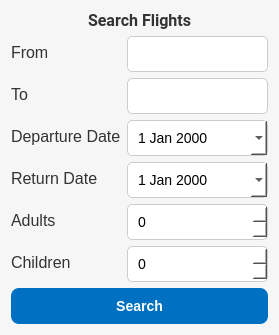
<?xml version="1.0" encoding="UTF-8"?>
<ui version="4.0">
 <class>SearchFlights</class>
 <widget class="QDialog" name="SearchFlights">
  <property name="windowTitle">
   <string>Search Flights</string>
  </property>
  <property name="styleSheet">
   <string notr="true">QDialog { background-color: #F5F6F5; }
QLabel { font-family: 'Roboto', sans-serif; font-size: 16px; color: #333333; }
QLineEdit, QDateEdit, QSpinBox { 
    border: 1px solid #CCCCCC; 
    border-radius: 5px; 
    padding: 8px; 
    font-size: 14px; 
    background-color: #FFFFFF; 
}
QLineEdit:focus, QDateEdit:focus, QSpinBox:focus { border-color: #0071C2; }
QPushButton { 
    background-color: #0071C2; 
    color: #FFFFFF; 
    border-radius: 8px; 
    padding: 10px; 
    font-size: 14px; 
    font-weight: bold; 
}
QPushButton:hover { background-color: #005BB5; }</string>
  </property>
  <layout class="QVBoxLayout" name="verticalLayout">
   <item>
    <widget class="QLabel" name="label">
     <property name="text">
      <string>Search Flights</string>
     </property>
     <property name="font">
      <font>
       <family>Roboto</family>
       <pointsize>24</pointsize>
       <weight>75</weight>
       <bold>true</bold>
      </font>
     </property>
     <property name="alignment">
      <set>Qt::AlignCenter</set>
     </property>
    </widget>
   </item>
   <item>
    <layout class="QFormLayout" name="formLayout">
     <item row="0" column="0">
      <widget class="QLabel" name="label_2">
       <property name="text">
        <string>From</string>
       </property>
      </widget>
     </item>
     <item row="0" column="1">
      <widget class="QLineEdit" name="fromInput"/>
     </item>
     <item row="1" column="0">
      <widget class="QLabel" name="label_3">
       <property name="text">
        <string>To</string>
       </property>
      </widget>
     </item>
     <item row="1" column="1">
      <widget class="QLineEdit" name="toInput"/>
     </item>
     <item row="2" column="0">
      <widget class="QLabel" name="label_4">
       <property name="text">
        <string>Departure Date</string>
       </property>
      </widget>
     </item>
     <item row="2" column="1">
      <widget class="QDateEdit" name="departureDateInput">
       <property name="calendarPopup">
        <bool>true</bool>
       </property>
      </widget>
     </item>
     <item row="3" column="0">
      <widget class="QLabel" name="label_5">
       <property name="text">
        <string>Return Date</string>
       </property>
      </widget>
     </item>
     <item row="3" column="1">
      <widget class="QDateEdit" name="returnDateInput">
       <property name="calendarPopup">
        <bool>true</bool>
       </property>
      </widget>
     </item>
     <item row="4" column="0">
      <widget class="QLabel" name="label_6">
       <property name="text">
        <string>Adults</string>
       </property>
      </widget>
     </item>
     <item row="4" column="1">
      <widget class="QSpinBox" name="adultsInput"/>
     </item>
     <item row="5" column="0">
      <widget class="QLabel" name="label_7">
       <property name="text">
        <string>Children</string>
       </property>
      </widget>
     </item>
     <item row="5" column="1">
      <widget class="QSpinBox" name="childrenInput"/>
     </item>
    </layout>
   </item>
   <item>
    <widget class="QPushButton" name="searchButton">
     <property name="text">
      <string>Search</string>
     </property>
    </widget>
   </item>
  </layout>
 </widget>
 <resources/>
 <connections>
  <connection>
   <sender>searchButton</sender>
   <signal>clicked()</signal>
   <receiver>SearchFlights</receiver>
   <slot>accept()</slot>
   <hints>
    <hint type="sourcelabel">
     <x>296</x>
     <y>346</y>
    </hint>
    <hint type="destinationlabel">
     <x>326</x>
     <y>366</y>
    </hint>
   </hints>
  </connection>
 </connections>
</ui>
